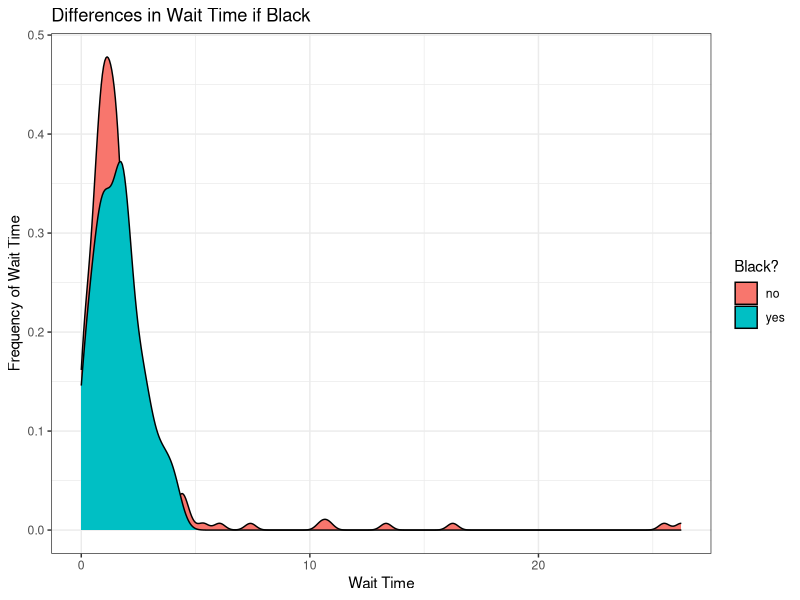
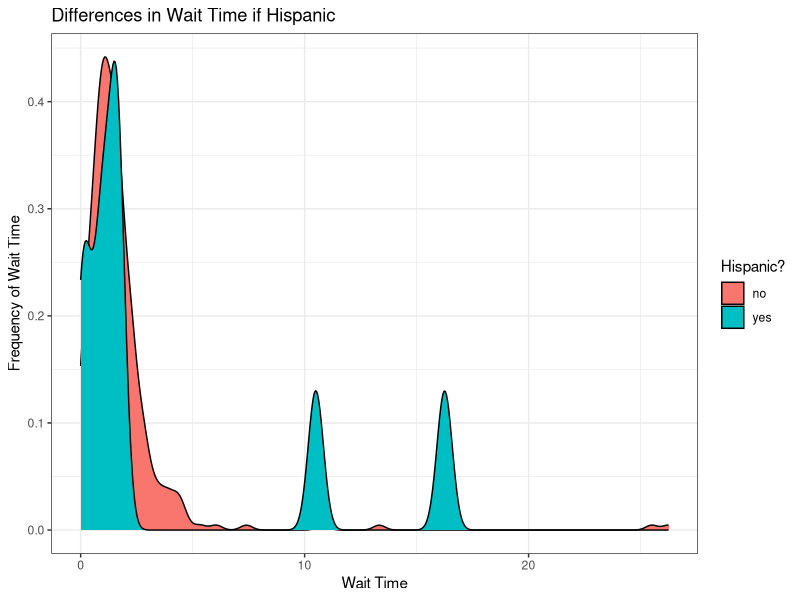
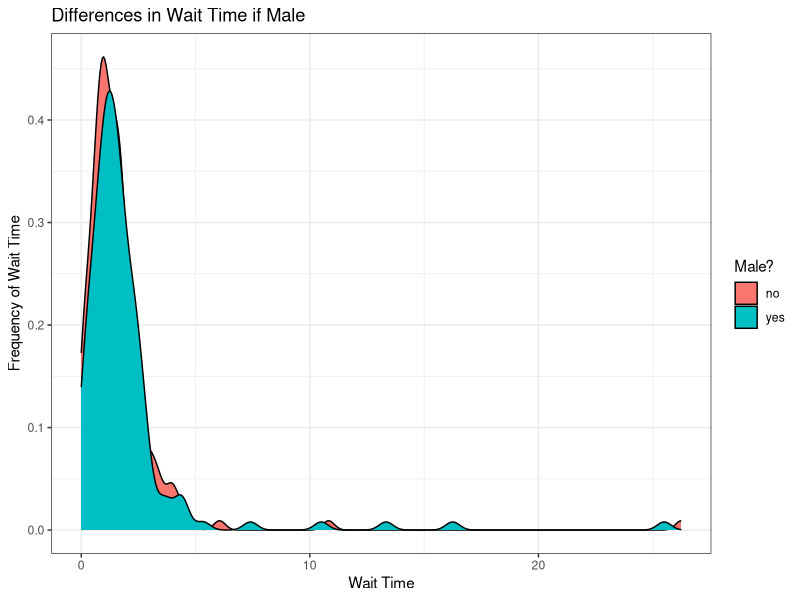

Write the R code that produced these figures, in order. (Note: this script raises an error after producing the figures.)
## ---- chunk 1
knitr::opts_chunk$set(fig.width=5, fig.height=3) 
library(dplyr)
library(magrittr)
library(knitr)
library(ggplot2)
## ---- chunk 2
kelly <- read.table("kellydat.txt", header = T)
kelly <- kelly %>% mutate(count_sn = sn1 + sn2*2 + sn3*3 + all4*4) %>% select(-c(sn1, sn2, sn3, all4))
## ---- chunk 3

## ---- chunk 4

ggplot(kelly, aes(nctdel, group = factor(black), fill = factor(black,labels=c("no", "yes"))),alpha=0.5, adjust=2) + geom_density() + theme_bw() + xlab("Wait Time") + ylab("Frequency of Wait Time") + labs(fill = "Black?") + ggtitle("Differences in Wait Time if Black")
## ---- chunk 5
ggplot(kelly, aes(nctdel, group = factor(hisp), fill = factor(hisp,labels=c("no", "yes"))),alpha=0.5, adjust=2) + geom_density() + theme_bw() + xlab("Wait Time") + ylab("Frequency of Wait Time") + labs(fill = "Hispanic?") + ggtitle("Differences in Wait Time if Hispanic")
## ---- chunk 6
ggplot(kelly, aes(nctdel, group = factor(male), fill = factor(male,labels=c("no", "yes"))),alpha=0.5, adjust=2) + geom_density() + theme_bw() + xlab("Wait Time") + ylab("Frequency of Wait Time") + labs(fill = "Male?") + ggtitle("Differences in Wait Time if Male")
## ---- chunk 7
# set up the kernels
#bin <- cut(kelly$nctdel, c(-Inf,seq(0,26,.3),Inf))
quants <- quantile(kelly$nctdel, probs = seq(0,1,length.out = 10))
bin <- cut(kelly$nctdel, quants)
levels(bin) <- seq(1:nlevels(bin))
#bins <- cut(kelly$nctdel, c(-Inf,0,0.5, 0.7, 1.3, 2.05,10,15,Inf)) #manually choose bins based on quantiles and my own knowledge
# we're going to pre-calculate a bunch of kernel weights
# each row is one bin, the columns are the kernel weights for that bin
## ---- chunk 8
# instantiate data
times <- as.numeric(bin)
total_bins <- max(times)
censored <- kelly$fail
charac <- kelly %>% select(-c(nctdel, fail))
# example transformation
# transformation function

transformation <- function(time, censored, total_bins) {
  y <- rep(0,time)
  if(!censored) {
    y[time] <- 1
  }
  
  # if you are doing kernel regression then you will calculate X differently here (using the kernels)
  X <- array(0, dim=c(time, total_bins))
  diag(X) <- 1
  
  return(data.frame(y,X))
}
# apply the transformation to the data set
d <- transformation(times[1], censored[1], total_bins)
for(i in 2:length(times)) {
  d <- rbind(d, transformation(times[i], censored[i], total_bins))
}
# fit a model
m <- glm(y ~ 0 + ., data=d, family="binomial")
summary(m)

beta <- coef(m)
hazard <- exp(beta)/(1+exp(beta))
plot(1:total_bins, hazard, type='l')
# this is pretty ugly. Let's smooth it out with kernel regression.
# set up the kernels
kernels <- 4
tau <- seq(from=1, to=total_bins, length.out = kernels)
sigma <- (tau[2]-tau[1])/2
# we're going to pre-calculate a bunch of kernel weights
# each row is one bin, the columns are the kernel weights for that bin
kernel.weights <- matrix(dnorm(rep(1:80,kernels),rep(tau,each=80),sigma), ncol=kernels)
# now we'll create a new transform function
kernel.transformation <- function(time, censored, other_cov, total_bins) {
  y <- rep(0,time)
  if(!censored) {
    y[time] <- 1
  }
  
  # X has kernel weights instead of the bin indicators that it had before
  X <- array(kernel.weights[1:time,],dim=c(time,kernels))
  X <- cbind(X, other_cov)
  
  return(data.frame(y,X))
}

d2 <- NULL
d2 <- kernel.transformation(times[1], censored[1], charac[1,],total_bins)
for(i in 2:length(times)) {
  d2 <- rbind(d2, kernel.transformation(times[i], censored[i], charac[i,], total_bins))
}

# fit a model
m2 <- glm(y ~ 0 + ., data=d2, family="binomial")
summary(m2)
# make a smooth plot


###CREATE HAZARD --> y is the binned time at failure

hazard.logodds <- predict(m2, newdata = data.frame(kernel.weights))
hazard <- exp(hazard.logodds)/(1+exp(hazard.logodds))
plot(1:total_bins, hazard, type='l')
# you can choose different numbers of kernels or even use un-evenly spaced kernels to capture more detail early on where you have more data.
## ---- chunk 9
par(mfrow = c(2,2))
plot(m2)
## ---- chunk 10
X.test <- kelly %>% select(male, black, hisp, count_sn)

X.test <- data.frame(cbind(kern_distribution(kelly$nctdel), X.test))


kern.pred <- round(predict.glm(m2, newdata = data.frame(X.test), type = 'response'))
m = mean(kern.pred != kelly$fail)
